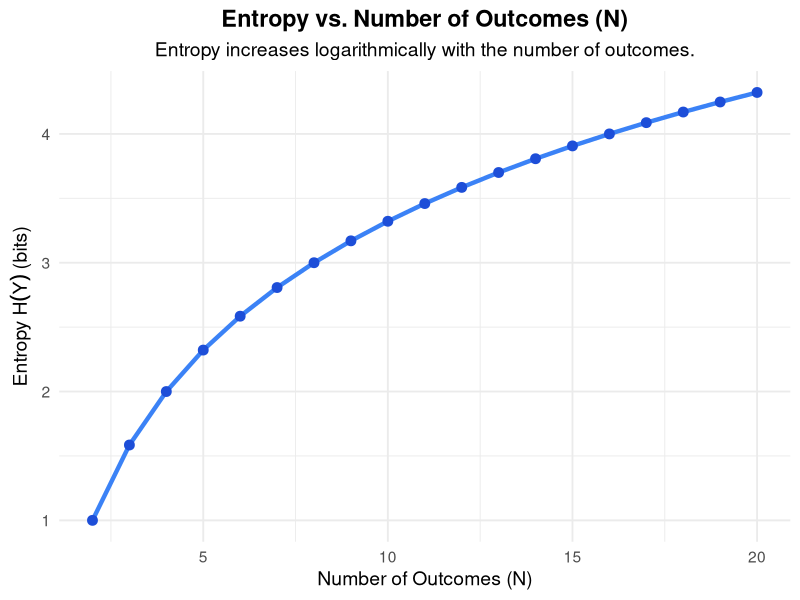
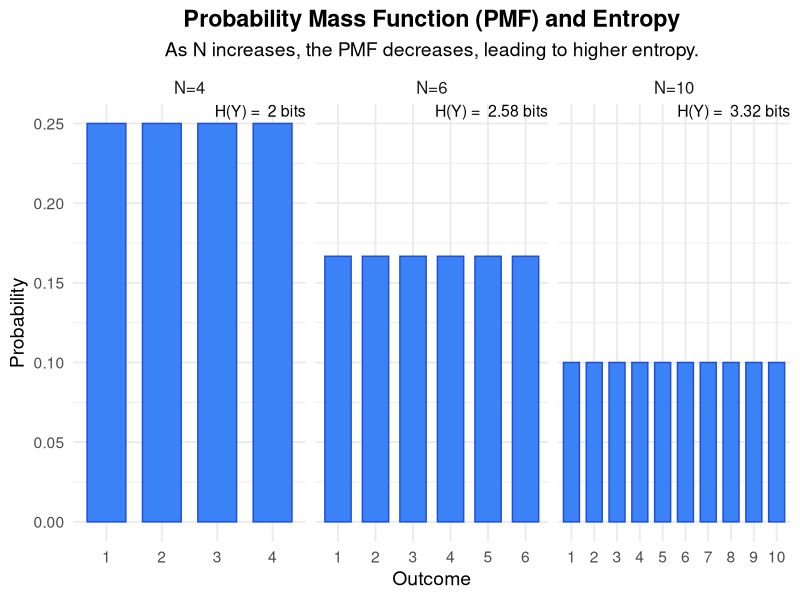

These figures' R source, in order:
## ---- chunk 1
# ==============================================================================
# R Code to Visualize the Entropy of the Discrete Uniform Distribution
# ==============================================================================

# This script performs entropy calculations and generates plots to demonstrate
# the relationship between the number of outcomes and the entropy of a
# discrete uniform distribution.

# Install and load the 'ggplot2' package if not already installed
if (!requireNamespace("ggplot2", quietly = TRUE)) {
  install.packages("ggplot2")
}
library(ggplot2)

# ------------------------------------------------------------------------------
# Part 1: Entropy Calculation for a Simple Example
# ------------------------------------------------------------------------------

# Let's calculate the entropy for a fair six-sided die.
# The number of possible outcomes, N, is 6.
N <- 6

# The entropy of a discrete uniform distribution is H(X) = log2(N).
entropy_value <- log2(N)

cat("--- Entropy Calculation for a Fair Six-Sided Die ---\n")
cat(paste("Number of outcomes (N):", N, "\n"))
cat(paste("Entropy H(Y) = log2(N) =", round(entropy_value, 4), "bits\n\n"))


# ------------------------------------------------------------------------------
# Part 2: Visualization of Entropy vs. Number of Outcomes
# ------------------------------------------------------------------------------

cat("--- Plotting Entropy vs. N ---\n")

# Create a sequence of N values (number of outcomes)
N_values <- seq(2, 20, by = 1)

# Calculate the entropy for each N
entropy_data <- data.frame(
  N = N_values,
  entropy = log2(N_values)
)

# Create the plot showing the relationship between N and Entropy
entropy_plot <- ggplot(entropy_data, aes(x = N, y = entropy)) +
  geom_line(color = "#3B82F6", size = 1.5) +
  geom_point(color = "#1D4ED8", size = 3) +
  labs(
    title = "Entropy vs. Number of Outcomes (N)",
    subtitle = "Entropy increases logarithmically with the number of outcomes.",
    x = "Number of Outcomes (N)",
    y = expression(paste("Entropy ", H(Y), " (bits)"))
  ) +
  theme_minimal(base_size = 14) +
  theme(plot.title = element_text(hjust = 0.5, face = "bold"),
        plot.subtitle = element_text(hjust = 0.5))

print(entropy_plot)


# ------------------------------------------------------------------------------
# Part 3: Visualization of PMF and Entropy
# ------------------------------------------------------------------------------

cat("\n--- Plotting PMF for different N values ---\n")

# Create data for different N values
df_pmf <- data.frame(
  N = c(rep(4, 4), rep(6, 6), rep(10, 10)),
  outcome = c(1:4, 1:6, 1:10),
  probability = c(rep(1/4, 4), rep(1/6, 6), rep(1/10, 10))
)

# Calculate entropy for annotation
entropy_N4 <- round(log2(4), 2)
entropy_N6 <- round(log2(6), 2)
entropy_N10 <- round(log2(10), 2)

# Create the plot showing the PMF for different N values
pmf_plot <- ggplot(df_pmf, aes(x = as.factor(outcome), y = probability)) +
  geom_bar(stat = "identity", fill = "#3B82F6", color = "#1D4ED8", width = 0.7) +
  facet_wrap(~ N, scales = "free_x", labeller = as_labeller(function(N) paste0("N=", N))) +
  labs(
    title = "Probability Mass Function (PMF) and Entropy",
    subtitle = "As N increases, the PMF decreases, leading to higher entropy.",
    x = "Outcome",
    y = "Probability"
  ) +
  geom_text(data = data.frame(N = c(4, 6, 10),
                              label = c(paste("H(Y) = ", entropy_N4, "bits"), 
                                        paste("H(Y) = ", entropy_N6, "bits"), 
                                        paste("H(Y) = ", entropy_N10, "bits"))),
            aes(x = Inf, y = Inf, label = label),
            hjust = 1, vjust = 1.1, size = 4) +
  theme_minimal(base_size = 14) +
  theme(plot.title = element_text(hjust = 0.5, face = "bold"),
        plot.subtitle = element_text(hjust = 0.5),
        strip.text = element_text(size = 12))

print(pmf_plot)
